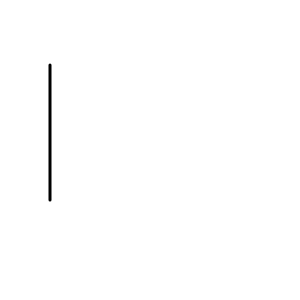
Frame 1 (no input)
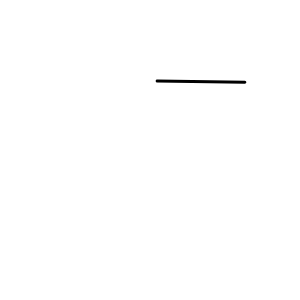
Frame 60 (no input)
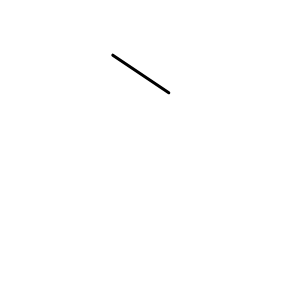
Frame 120 (the mouse pressed at the canvas centre since frame 60)

The p5.js sketch that drew these frames (run headless with seeded random() and noise() and a simulated clock; from frame 60 on, the mouse is pressed at the canvas centre):

// p5.js sketch
// ── sketch.js
// setup global variables

// the (x,y) coordinates of our line
var x1 = 50;
var x2 = 50;
var y1 = 200;
var y2 = 65;


// (x,y) coordinates of where we want our line to move to
var x1b = 0; 
var y1b = 0; 
var x2b = 0; 
var y2b = 0;

// the incrementor that will take it there
var inc = 0;

function setup() {
  //Create and size a canvas (w, h)
  createCanvas(300,300);

}

function draw() {
  background(255);

  if(inc == 0){
    x1b = random(50,200);
    y1b = random(50,200);
    x2b = random(20,320);
    y2b = random(20, 200);
  }


  x1 = lerp(x1,x1b,inc/100);
  y1 = lerp(y1,y1b,inc/100);
  x2 = lerp(x2,x2b,inc/100);
  y2 = lerp(y2,y2b,inc/100);

  strokeWeight(3);
  line(this.x1,this.y1,this.x2,this.y2);


  inc = (inc + 1)%100;
  console.log(inc);


  
}





// ── sketch2.js

var x1a, y1a, x2a, y2a, x3a, y3a;
var x1b, y1b, x2b, y2b, x3b, y3b;

var ran1, ran2, ran3, ran4, ran5, ran6;

var inc = 0;

var colora, colorb;

function setup(){
	createCanvas(720,1080);
	x1a = 30;
	y1a = 50;
	x2a = 40;
	y2a = 55;
	x3a = 60;
	y3a = 80;

	x1b = random(50,75);
	y1b = random(200,500);
	x2b = random(100, 500);
	y2b = random(300, 915);
	x3b = random(100,650);
	y3b = random(300,1080);

	ran1 = random(255);
	ran2 = random(255);
	ran3 = random(255);
	ran4 = random(255);
	ran5 = random(255);
	ran6 = random(255);


	colora = color(random(255),random(255),random(255),random(255));
	colorb = color(random(255),random(255),random(255),random(255));


}

function draw(){
	background(255);

	if(mouseIsPressed){
		x1b = random(50,75);
		y1b = random(200,500);
		x2b = random(100, 500);
		y2b = random(300, 915);
		x3b = random(100,650);
		y3b = random(300,1080);

		ran1 = random(255);
		ran2 = random(255);
		ran3 = random(255);
		ran4 = random(255);
		ran5 = random(255);
		ran6 = random(255);

		inc = 0;
	}

	x1a = lerp(x1a, x1b, inc/100);
	y1a = lerp(y1a, y1b, inc/100);
	x2a = lerp(x2a, x2b, inc/100);
	y2a = lerp(y2a, y2b, inc/100);
	x3a = lerp(x3a, x3b, inc/100);
	y3a = lerp(y3a, y3b, inc/100);

	fill(colora);
	triangle(x1a,y1a,x2a,y2a,x3a,y3a);

	fill(colorb);
	triangle(x1a+ran1,y1a+ran2,x2a+ran3,y2a+ran4,x3a+ran5,y3a+ran6);

	inc = (inc + 1)%100;
	
}
